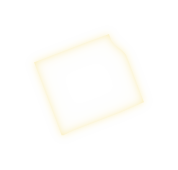
#> input picture tools/dong-glow/golden/11680101_3.png, 178 x 170 px, given in place of 4d9fd547-image.png, which was not available
$ python calib.py 1.0 golden/11680101_3.png
#> lines starting #> are read from the running program, lines starting #| are printed output that depends on the picture
### tools/dong-glow/figma_fx.py
"""Figma-style effect renderer for dong glow (effect/dong-1~6 tokens)."""
import json
import numpy as np
from PIL import Image, ImageDraw
from scipy.ndimage import gaussian_filter

import os
_DEFAULT_TOKENS = os.environ.get('RUNVEAL_TOKENS', os.path.join(os.path.dirname(os.path.abspath(__file__)), '../../design/runveal-tokens.json'))
TOKENS = json.load(open(_DEFAULT_TOKENS)) if os.path.exists(_DEFAULT_TOKENS) else None  # gen_dong_glow sets it from argv


def hex_rgb(h):
    h = h.lstrip('#')
    return np.array([int(h[i:i + 2], 16) / 255 for i in (0, 2, 4)])


def stage_spec(level):
    """Read stroke/fill/effect for a stage straight from runveal-tokens.json."""
    prim = TOKENS['primitive']['color']
    sem = TOKENS['semantic']['map']['dong']

    # [8 lines left out: function resolve, not called in this run]

    stroke_c, _ = resolve(sem[f'stroke-{level}']['$value'])
    width = TOKENS['layout']['map-dong-level']['stroke-width'][str(level)]['$value']['value']
    spec = {'stroke': stroke_c, 'stroke_w': width, 'fill': None, 'effects': []}
    if level == 0:
        return spec
    spec['fill'] = resolve(sem[f'fill-{level}']['$value'])
    eff = TOKENS['effect']['dong'][str(level)]
    modes = eff['$extensions']['com.runveal']['blendModes']
    for v, mode in zip(eff['$value'], modes):
        spec['effects'].append({
            'color': hex_rgb(v['color']['hex']),
            'alpha': v['color']['alpha'],
            'blur': v['blur']['value'],
            'inset': bool(v.get('inset', False)),
            'mode': mode,
        })
    return spec


# [22 lines left out: functions raster_polys, raster_stroke, not called in this run]


def sigma(blur, scale):
    # Figma blur value ~= 2 * gaussian sigma
    return max(blur * scale / 2.0, 1e-3)


# [36 lines left out: functions glow_layers, composite, not called in this run]


def render_on_bg(polys, w, h, level, scale=1.0, bg=(14, 14, 14), **kw):
    spec = stage_spec(level)
    mask = raster_polys(polys, w, h)
    stroke = raster_stroke(polys, w, h, spec['stroke_w'] * scale)
    out = np.ones((h, w, 3), np.float32) * (np.array(bg) / 255)
    layers = []
    fx = glow_layers(mask, spec, scale, stroke, **kw)
    drops = [l for l, e in zip(fx, spec['effects']) if not e['inset']]
    inners = [l for l, e in zip(fx, spec['effects']) if e['inset']]
    layers += drops
    if spec['fill'] is not None:
        layers.append((spec['fill'][0], mask * spec['fill'][1], 'NORMAL'))
    layers += inners
    layers.append((spec['stroke'], stroke, 'NORMAL'))
    return composite(out, layers)

### tools/dong-glow/calib.py
import sys, numpy as np
from PIL import Image
from figma_fx import render_on_bg
ref = Image.open('/root/.claude/uploads/626969e2-90a6-535a-8f45-bc958c7b4107/4d9fd547-image.png').convert('RGB')
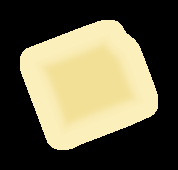
#> ref: PIL image 178x170 RGB; mean R, G, B 103.3, 97.4, 72.6
H0 = [(42,153),(47,122),(88,108),(129,119),(141,158),(110,190),(62,184)]
cx = 91.5
scale = float(sys.argv[1]) if len(sys.argv)>1 else 1.0
fa = len(sys.argv)>2 and sys.argv[2]=='fa'
y0,y1 = 70, 230
W = 1180
canvas = np.ones((y1-y0, W, 3), np.float32)*14/255
for lvl in range(7):
    dx = 145.2*lvl
    poly = [((x+dx), y-y0) for x,y in H0]
    # render in local window
    x0 = int(cx+dx-72);
    loc = [(x-x0, y) for x,y in poly]
#> (the run stopped early here; a loop or call above may not have finished)

$ run again, on tools/dong-glow/golden/11680101_5.png
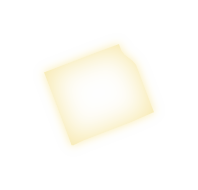
#> input picture tools/dong-glow/golden/11680101_5.png, 198 x 190 px, given in place of 4d9fd547-image.png, which was not available
#> `ref = Image.open('/root/.claude/uploads/626969e2-90a6-535a-8f45-bc958c..`:
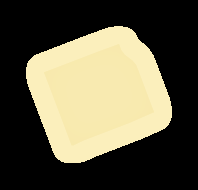
#> ref: PIL image 198x190 RGB; mean R, G, B 94.5, 89.6, 68.9
